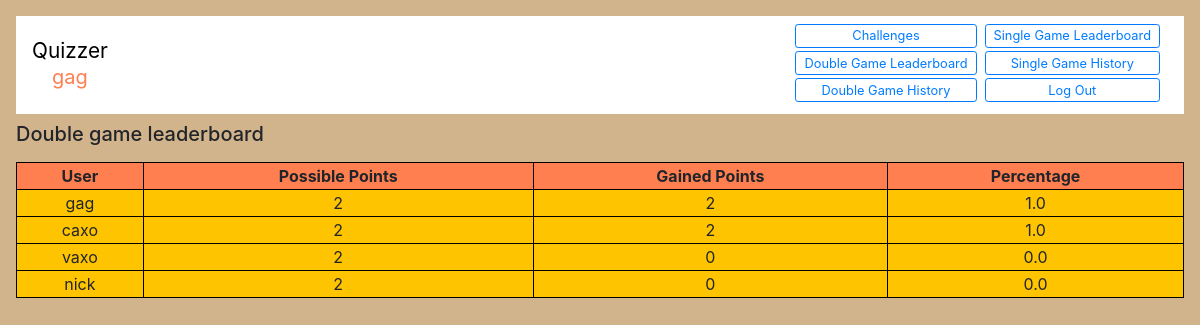
/doubleLeaderboard (signed in), run on the app's committed database.
### quizzer/models.py (models this page shows, shortened)
class User(AbstractUser):
    pass

class DoubleLeaders(models.Model):
    username = models.CharField(max_length=300)
    gainedScore = models.IntegerField(default=0)
    possibleScore = models.IntegerField(default=0)
    percent = models.FloatField(default=0)

### quizzer/views.py (the view)
# urls.py: path("doubleLeaderboard", views.doubleLeaderboard, name="doubleLeaderboard"),
@login_required
def doubleLeaderboard(request):
    leaders = DoubleLeaders.objects.all().order_by("-percent")
    return render(request, "quizzer/doubleLeaderboard.html", {
            "leaders": leaders
        })

### quizzer/templates/quizzer/doubleLeaderboard.html
{% extends "quizzer/layout.html" %}
{% load static %}
{% block body %}
    <nav id="navigator" class="navbar">
        <div class="mainHeadingDiv">
            <a id="mainHeading" class="doubleGames" href="{% url 'index' %}">Quizzer</a>
            <div id="usernameLabel" class="doubleGames">{{user.username}}</div>
        </div>
        <div id="sidebar">
            <div id="sidebar1">
                <div id="doubleGames">
                    <a   class="doubleGames btn btn-sm btn-outline-primary" href="{% url 'challenges' %}">Challenges</a>
                </div>
                <div id="doubleGames">
                    <a   class="doubleGames btn btn-sm btn-outline-primary" href="{% url 'doubleLeaderboard' %}">Double Game Leaderboard</a>
                    <a   class="doubleGames btn btn-sm btn-outline-primary" href="{% url 'doubleHistory' %}">Double Game History</a>
                </div>
            </div>
            <div id="sidebar2">
                <div id="singleGames">
                    <a   class="doubleGames btn btn-sm btn-outline-primary" href="{% url 'singleLeaderboard' %}">Single Game Leaderboard</a>
                    <a   class="doubleGames btn btn-sm btn-outline-primary" href="{% url 'singleHistory' %}">Single Game History</a>
                </div>
                <div id="doubleGames">
                    <a id="logout"  class="doubleGames btn btn-sm btn-outline-primary" href="{% url 'logout' %}">Log Out</a>
                </div>
            </div>
        </div>
    </nav>
    <h5 style="margin-top: 0.5rem;">Double game leaderboard</h5>
    <table id="singleLeaders">
        <tr>
            <th class="tableUsername">User</th>
            <th class="tableSubject">Possible Points</th>
            <th class="tableScore">Gained Points</th>
            <th class="tableDate">Percentage</th>
        </tr>
        {% for leader in leaders %}
        <tr>
            <td class="tableUsername">{{ leader.username }}</td>
            <td class="tableSubject">{{ leader.possibleScore }}</td>
            <td class="tableScore">{{ leader.gainedScore }}</td>
            <td class="tableDate">{{ leader.percent }}</td>
        </tr>
        {% endfor %}
    </table>
{% endblock %}

### quizzer/static/quizzer/styles.css (style rules this page uses)
body { background-color: tan; padding: 1rem; }
#navigator { display: flex; flex-direction: row; background: white; }
#sidebar { display: flex; flex-direction: row; flex-wrap: wrap; }
.btn { height: 2rem; display: flex; flex-direction: column; justify-content: center; margin-bottom: 0.5rem; }
.mainHeadingDiv { display: flex; flex-direction: column; justify-content: center; text-align: center; }
#mainHeading { font-size: 1.3rem; color: black; }
#usernameLabel { font-size: 20px; color: coral; margin-bottom: 0.5rem; }
#singleGames, #doubleGames { margin-right: 0.5rem; }
.singleGames, .doubleGames { height: 1.5rem; font-size: 0.8rem; margin-bottom: 0.2rem; }
#singleScores, #singleLeaders { width: 100%; margin-top: 1rem; }
#singleScores td, th { border: 1px solid black; text-align: center; }
#singleLeaders td, th { border: 1px solid black; text-align: center; }
#singleLeaders th { background: coral; }
#singleLeaders td { background: rgb(255, 196, 0); }

### data on the page
User: username "gag"
DoubleLeaders: username "gag", possibleScore "2", gainedScore "2", percent "1.0"
DoubleLeaders: username "caxo", possibleScore "2", gainedScore "2", percent "1.0"
DoubleLeaders: username "vaxo", possibleScore "2", gainedScore "0", percent "0.0"
DoubleLeaders: username "nick", possibleScore "2", gainedScore "0", percent "0.0"
